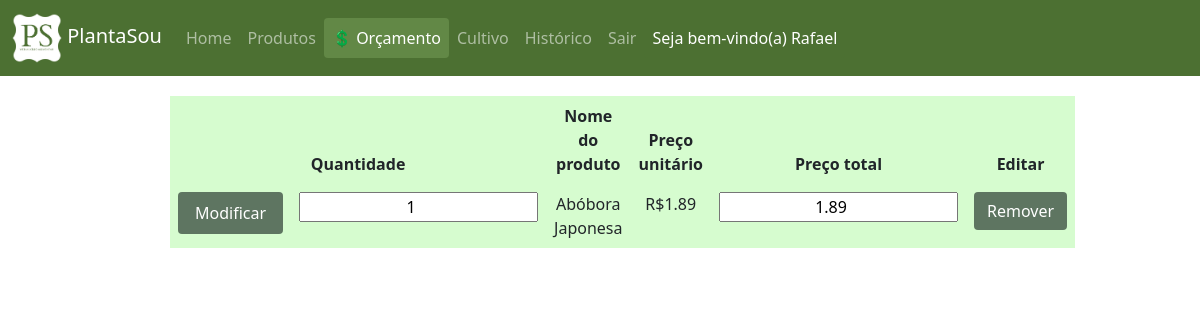
Screenshot of /php/orcamento.php?add=tabela&id=2 (signed in) with the database file from the repository.
### tables this page shows
CREATE TABLE IF NOT EXISTS `usuario` (
  `cod_usuario` int(11) NOT NULL AUTO_INCREMENT,
  `nome` varchar(50) NOT NULL,
  `senha` varchar(50) NOT NULL,
  `email` varchar(50) NOT NULL,
  PRIMARY KEY (`cod_usuario`)
);

CREATE TABLE IF NOT EXISTS `produto` (
  `cod_produto` int(11) NOT NULL AUTO_INCREMENT,
  `nome` varchar(1000) DEFAULT NULL,
  `vitaminas` varchar(1000) DEFAULT NULL,
  `beneficios` varchar(1000) DEFAULT NULL,
  `preco` float DEFAULT NULL,
  `cod_cultivo` int(255) NOT NULL,
  `imagem` varchar(1000) DEFAULT NULL,
  PRIMARY KEY (`cod_produto`),
  KEY `cod_cultivo` (`cod_cultivo`)
);

### php/orcamento.php (the view, shortened to what this page needs)
<?php
    if(isset($_COOKIE["USER"])){
        $usuario= $_COOKIE["USER"];
    }
?>
<!DOCTYPE html>
<html lang="pt-br">
<head>
</head>
<body>
    <div class="navbar-custom">
        <nav class="navbar navbar-expand-lg navbar-dark ">
            <div class="media">
                <div class="container-fluid">
                    <div class="collapse navbar-collapse" id="navbarSupportedContent">
                        <a class="navbar-brand plantasou" href="#">
                            <img src="../imgs/logo_new.jpeg" class="align-self-center mr-3 rounded float-right" width="50" height="50" alt="...">
                            PlantaSou
                        </a>
                        <ul class="navbar-nav nav-pills nav-link-color me-auto mb-2 mb-lg-0">
                        <?php
                            if(isset($_COOKIE["USER"])){
                                echo'
                                <li class="nav-item">
                                    <a class="nav-link nav-link-color" href="../php/home_user.php">Home</a>
                                </li>
                                ';
                            }else if(isset($_COOKIE["ADM"])){
                                echo'
                                <li class="nav-item">
                                    <a class="nav-link nav-link-color" href="../php/home_adm.php">Home</a>
                                </li>
                                ';
                            }else{
                                echo'
                                <a class="nav-link nav-link-color" href="../php/index.php">Home</a>
                                ';
                            }
                        ?>
                        <li class="nav-item">
                            <a class="nav-link nav-link-color" href="../php/produtos.php">Produtos</a>
                        </li>
                        <?php
                            if(isset($_COOKIE["USER"])){
                                echo'
                                <li class="nav-item">
                                    <a class="nav-link nav-link-color active" aria-current="page" href="#">💲 Orçamento</a>
                                </li>
                                ';
                            }
                        ?>
                        <li class="nav-item">
                            <a class="nav-link nav-link-color" href="../php/cultivo.php">Cultivo</a>
                        </li>
                        <?php
                            if(isset($_COOKIE["USER"])){
                                echo'
                                <li class="nav-item">
                                    <a class="nav-link nav-link-color" href="../php/historico.php">Histórico</a>
                                </li>
                                <li class="nav-item">
                                    <a class="nav-link nav-link-color" href="./logout_user.php">Sair</a>
                                </li>
                                ';
                            }else if(isset($_COOKIE["ADM"])){
                                echo'
                                <li class="nav-item">
                                <a class="nav-link nav-link-color" href="./logout_adm.php">Sair</a>
                                </li>
                                ';
                            }
                            if(isset($_COOKIE["USER"]) || isset($_COOKIE["ADM"])){
                                echo'
                                    <li class="nav-item">
                                        <a class="nav-link nav-link-color active_usuario">Seja bem-vindo(a) ';
                                            if(isset($_COOKIE["USER"])){
                                                include('../inc/conexao.php');
                                                $sql="SELECT nome FROM usuario WHERE cod_usuario=$usuario";
                                                $query=mysqli_query($con, $sql);
                                                if(mysqli_num_rows($query)>0){
                                                    while(($nome=mysqli_fetch_assoc($query))!=NULL){
                                                        echo $nome['nome'];
                                                    }
                                                }
                                            }
                                            elseif(isset($_COOKIE["ADM"])){
                                                echo "Administrador(a)";
                                            }
                                echo'
                                        </a>
                                    </li>';
                            }
                            ?>
                        </ul>
                    </div>
                </div>
            </div>
        </nav>
    </div>
<?php
    if(isset($_GET['add']) && $_GET['add'] == "tabela"){
        $idProduto = $_GET['id'];
    }
    if(count($_SESSION['itens'])== 0){
        echo'
                <div class="p-5 text-center">
                    <div class="alert font">
                        <div class="text-black">
                            <p>Nenhum produto foi selecionado</p>
                            </br>
                            <p><a class="link" href="../php/produtos.php">Você poderá selecionar um produto na página Produtos</a></p>
                        </div>
                    </div>
                </div>
        ';
    }else{
        include ("../inc/conexao.php");
        echo'
            <table class="table table-borderless tabela w-75 p-3">
                <thead>
                    <tr class="centro">
                        <th colspan="2">Quantidade</th>
                        <th>Nome do produto</th>
                        <th>Preço unitário</th>
                        <th>Preço total</th>
                        <th>Editar</th>
                    </tr>
                </thead>
                <tbody>';
        foreach($_SESSION['itens'] as $idProduto => $quantidade){
            $sql="SELECT * FROM produto WHERE cod_produto=$idProduto";
            $query=mysqli_query($con, $sql);
                while(($seleciona=mysqli_fetch_assoc($query))!= NULL){
                    $preco_total= $seleciona['preco']* $quantidade;
                    echo'
                        <tr class="centro">
                            <td>
                                <button type="button" class="btn nav-link nav-link-color btn-color" data-bs-toggle="modal" data-bs-target="#quantidade_p'.$idProduto.'">
                                    Modificar
                                </button>
                            </td>
                            <th scope="row">
                                <input type="number" class="centro" value="'.$quantidade.'" id="qtd"/>
                            </th>
                            <td>'.$seleciona['nome'].'</td>
                            <td>R$'.$seleciona['preco'].'</td>
                            <input type= "hidden" value="'.$seleciona['preco'].'" id="preco"/>
                            <td><input type="number" class="centro" id="total" value="'.$preco_total.'"/></td>
                            <td>
                                <button class="btn btn-color" type="button" id="dropdownMenuButton1" aria-expanded="false">
                                    <a class="btn-color" href="remover_produto.php?remover=tabela&id='.$idProduto.'">Remover</a>
                                </button>
                            </td>
                        </tr>
                        ';
                }
        }
        echo'
                </tbody>
            </table>';
    }
?>
<?php
    include "./login.php";
    include "./cadastro_produto.php";
?>
<link rel="stylesheet" href="../css/estilo.css">
<link rel="stylesheet" type="text/css" href="//netdna.bootstrapcdn.com/bootstrap/5.0.1/css/bootstrap.min.css">
</body>
</html>

### css/estilo.css (style rules this page uses)
body, html { height: 100%; }
td { border: 5px solid transparent; background-clip: padding-box; }
button { text-align: left; }
.navbar-custom { background-color: #4c7032; }
a { color: green; }
.active { background-color:#000000; }
.nav-pills > li > a.active { background-color: rgb(98, 136, 70) !important; color: #ffffff !important; }
.nav-link-color { color: #ffffff; font-size: 16px; }
.btn-color { background-color: #5E7561 !important; color: #ffffff !important; }
.plantasou { font-size: 22px; }
.tabela { margin-top: 20px; margin-left: 170px; background-color: #d6fccf; }
.centro { text-align: center; }
a:link { text-decoration: none; }
.active_usuario { background-color: #4c7032 !important; color: #ffffff !important; }

### rows the page displays
usuario: nome "Rafael"
produto: value "1", nome "Abóbora Japonesa", preco "1.89"
